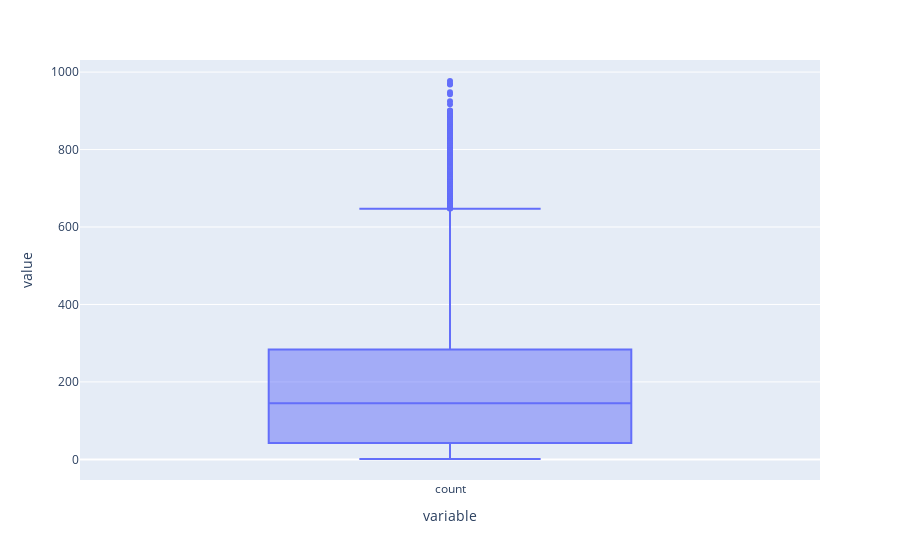

Notebook code cell kept with this figure:
### Code cell
px.box(df['count'])

### Figure 1 — Plotly figure (JSON) as saved in the notebook; plotly's stock layout.template omitted (floating-point values rounded to 4 significant figures; data arrays with more than 128 entries replaced by an {"elided": "..."} marker saying what was removed)
{"data": [{"alignmentgroup": "True", "hovertemplate": "variable=%{x}<br>value=%{y}<extra></extra>", "legendgroup": "", "marker": {"color": "#636efa"}, "name": "", "notched": false, "offsetgroup": "", "orientation": "v", "showlegend": false, "type": "box", "x": {"elided": "10886 str values"}, "x0": " ", "xaxis": "x", "y": {"elided": "10886 int values"}, "y0": " ", "yaxis": "y"}], "layout": {"boxmode": "group", "legend": {"tracegroupgap": 0}, "margin": {"t": 60}, "xaxis": {"anchor": "y", "domain": [0, 1], "title": {"text": "variable"}}, "yaxis": {"anchor": "x", "domain": [0, 1], "title": {"text": "value"}}}}
